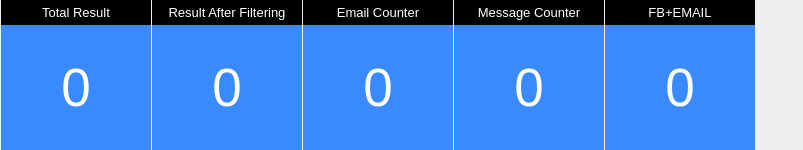
<?xml version="1.0" encoding="UTF-8"?>
<ui version="4.0">
 <class>StatsWidget</class>
 <widget class="QWidget" name="StatsWidget">
  <property name="geometry">
   <rect>
    <x>0</x>
    <y>0</y>
    <width>803</width>
    <height>150</height>
   </rect>
  </property>
  <property name="minimumSize">
   <size>
    <width>0</width>
    <height>150</height>
   </size>
  </property>
  <property name="maximumSize">
   <size>
    <width>16777215</width>
    <height>150</height>
   </size>
  </property>
  <property name="windowTitle">
   <string>Form</string>
  </property>
  <layout class="QVBoxLayout" name="verticalLayout_4">
   <property name="spacing">
    <number>0</number>
   </property>
   <property name="leftMargin">
    <number>0</number>
   </property>
   <property name="topMargin">
    <number>0</number>
   </property>
   <property name="rightMargin">
    <number>0</number>
   </property>
   <property name="bottomMargin">
    <number>0</number>
   </property>
   <item>
    <widget class="QScrollArea" name="scrollArea">
     <property name="minimumSize">
      <size>
       <width>0</width>
       <height>0</height>
      </size>
     </property>
     <property name="maximumSize">
      <size>
       <width>16777215</width>
       <height>150</height>
      </size>
     </property>
     <property name="frameShape">
      <enum>QFrame::NoFrame</enum>
     </property>
     <property name="frameShadow">
      <enum>QFrame::Plain</enum>
     </property>
     <property name="lineWidth">
      <number>0</number>
     </property>
     <property name="widgetResizable">
      <bool>true</bool>
     </property>
     <property name="alignment">
      <set>Qt::AlignLeading|Qt::AlignLeft|Qt::AlignVCenter</set>
     </property>
     <widget class="QWidget" name="scrollAreaWidgetContents">
      <property name="geometry">
       <rect>
        <x>0</x>
        <y>0</y>
        <width>760</width>
        <height>150</height>
       </rect>
      </property>
      <property name="minimumSize">
       <size>
        <width>760</width>
        <height>150</height>
       </size>
      </property>
      <property name="maximumSize">
       <size>
        <width>760</width>
        <height>150</height>
       </size>
      </property>
      <layout class="QGridLayout" name="gridLayout">
       <property name="leftMargin">
        <number>0</number>
       </property>
       <property name="topMargin">
        <number>0</number>
       </property>
       <property name="rightMargin">
        <number>0</number>
       </property>
       <property name="bottomMargin">
        <number>0</number>
       </property>
       <property name="spacing">
        <number>0</number>
       </property>
       <item row="0" column="2">
        <widget class="QWidget" name="widget_3" native="true">
         <property name="minimumSize">
          <size>
           <width>150</width>
           <height>150</height>
          </size>
         </property>
         <property name="maximumSize">
          <size>
           <width>150</width>
           <height>150</height>
          </size>
         </property>
         <layout class="QVBoxLayout" name="verticalLayout_3">
          <property name="spacing">
           <number>0</number>
          </property>
          <property name="leftMargin">
           <number>0</number>
          </property>
          <property name="topMargin">
           <number>0</number>
          </property>
          <property name="rightMargin">
           <number>0</number>
          </property>
          <property name="bottomMargin">
           <number>0</number>
          </property>
          <item>
           <widget class="QLabel" name="label_3">
            <property name="minimumSize">
             <size>
              <width>150</width>
              <height>25</height>
             </size>
            </property>
            <property name="maximumSize">
             <size>
              <width>150</width>
              <height>25</height>
             </size>
            </property>
            <property name="styleSheet">
             <string notr="true">QLabel{
    background-color: rgb(0, 0, 0);
    font: 10pt;
    color: rgb(255, 255, 255);
}</string>
            </property>
            <property name="text">
             <string>Result After Filtering</string>
            </property>
            <property name="alignment">
             <set>Qt::AlignCenter</set>
            </property>
           </widget>
          </item>
          <item>
           <widget class="QLabel" name="totalResultAfterFilter">
            <property name="minimumSize">
             <size>
              <width>150</width>
              <height>125</height>
             </size>
            </property>
            <property name="maximumSize">
             <size>
              <width>150</width>
              <height>125</height>
             </size>
            </property>
            <property name="toolTip">
             <string>Total result after filtering</string>
            </property>
            <property name="styleSheet">
             <string notr="true">QLabel{
    background-color: rgb(58, 138, 255);
    font: 40pt;
    color: rgb(255, 255, 255);
}</string>
            </property>
            <property name="text">
             <string>0</string>
            </property>
            <property name="alignment">
             <set>Qt::AlignCenter</set>
            </property>
           </widget>
          </item>
         </layout>
        </widget>
       </item>
       <item row="0" column="5">
        <widget class="QWidget" name="widget_2" native="true">
         <property name="minimumSize">
          <size>
           <width>150</width>
           <height>150</height>
          </size>
         </property>
         <property name="maximumSize">
          <size>
           <width>150</width>
           <height>150</height>
          </size>
         </property>
         <layout class="QVBoxLayout" name="verticalLayout">
          <property name="spacing">
           <number>0</number>
          </property>
          <property name="leftMargin">
           <number>0</number>
          </property>
          <property name="topMargin">
           <number>0</number>
          </property>
          <property name="rightMargin">
           <number>0</number>
          </property>
          <property name="bottomMargin">
           <number>0</number>
          </property>
          <item>
           <widget class="QLabel" name="label_2">
            <property name="minimumSize">
             <size>
              <width>150</width>
              <height>25</height>
             </size>
            </property>
            <property name="maximumSize">
             <size>
              <width>150</width>
              <height>25</height>
             </size>
            </property>
            <property name="styleSheet">
             <string notr="true">QLabel{
    background-color: rgb(0, 0, 0);
    font: 10pt;
    color: rgb(255, 255, 255);
}</string>
            </property>
            <property name="text">
             <string>FB+EMAIL</string>
            </property>
            <property name="alignment">
             <set>Qt::AlignCenter</set>
            </property>
           </widget>
          </item>
          <item>
           <widget class="QLabel" name="totalMessageSent">
            <property name="minimumSize">
             <size>
              <width>150</width>
              <height>125</height>
             </size>
            </property>
            <property name="maximumSize">
             <size>
              <width>150</width>
              <height>125</height>
             </size>
            </property>
            <property name="toolTip">
             <string>Total facebook message and email sent in last 24 Hours</string>
            </property>
            <property name="statusTip">
             <string/>
            </property>
            <property name="styleSheet">
             <string notr="true">QLabel{
    background-color: rgb(58, 138, 255);
    font: 40pt;
    color: rgb(255, 255, 255);
}</string>
            </property>
            <property name="text">
             <string>0</string>
            </property>
            <property name="alignment">
             <set>Qt::AlignCenter</set>
            </property>
           </widget>
          </item>
         </layout>
        </widget>
       </item>
       <item row="0" column="3">
        <widget class="QWidget" name="widget_4" native="true">
         <property name="minimumSize">
          <size>
           <width>150</width>
           <height>150</height>
          </size>
         </property>
         <property name="maximumSize">
          <size>
           <width>150</width>
           <height>150</height>
          </size>
         </property>
         <property name="toolTip">
          <string>Total email sent is last 24 Hour</string>
         </property>
         <layout class="QVBoxLayout" name="verticalLayout_5">
          <property name="spacing">
           <number>0</number>
          </property>
          <property name="leftMargin">
           <number>0</number>
          </property>
          <property name="topMargin">
           <number>0</number>
          </property>
          <property name="rightMargin">
           <number>0</number>
          </property>
          <property name="bottomMargin">
           <number>0</number>
          </property>
          <item>
           <widget class="QLabel" name="label_4">
            <property name="minimumSize">
             <size>
              <width>150</width>
              <height>25</height>
             </size>
            </property>
            <property name="maximumSize">
             <size>
              <width>150</width>
              <height>25</height>
             </size>
            </property>
            <property name="styleSheet">
             <string notr="true">QLabel{
    background-color: rgb(0, 0, 0);
    font: 10pt;
    color: rgb(255, 255, 255);
}</string>
            </property>
            <property name="text">
             <string>Email Counter</string>
            </property>
            <property name="alignment">
             <set>Qt::AlignCenter</set>
            </property>
           </widget>
          </item>
          <item>
           <widget class="QLabel" name="emailSentToday">
            <property name="minimumSize">
             <size>
              <width>150</width>
              <height>125</height>
             </size>
            </property>
            <property name="maximumSize">
             <size>
              <width>150</width>
              <height>125</height>
             </size>
            </property>
            <property name="styleSheet">
             <string notr="true">QLabel{
    background-color: rgb(58, 138, 255);
    font: 40pt;
    color: rgb(255, 255, 255);
}</string>
            </property>
            <property name="text">
             <string>0</string>
            </property>
            <property name="alignment">
             <set>Qt::AlignCenter</set>
            </property>
           </widget>
          </item>
         </layout>
        </widget>
       </item>
       <item row="0" column="1">
        <widget class="QWidget" name="widget" native="true">
         <property name="minimumSize">
          <size>
           <width>150</width>
           <height>150</height>
          </size>
         </property>
         <property name="maximumSize">
          <size>
           <width>150</width>
           <height>150</height>
          </size>
         </property>
         <layout class="QVBoxLayout" name="verticalLayout_2">
          <property name="spacing">
           <number>0</number>
          </property>
          <property name="leftMargin">
           <number>0</number>
          </property>
          <property name="topMargin">
           <number>0</number>
          </property>
          <property name="rightMargin">
           <number>0</number>
          </property>
          <property name="bottomMargin">
           <number>0</number>
          </property>
          <item>
           <widget class="QLabel" name="label">
            <property name="minimumSize">
             <size>
              <width>150</width>
              <height>25</height>
             </size>
            </property>
            <property name="maximumSize">
             <size>
              <width>150</width>
              <height>25</height>
             </size>
            </property>
            <property name="styleSheet">
             <string notr="true">QLabel{
    background-color: rgb(0, 0, 0);
    font: 10pt;
    color: rgb(255, 255, 255);
}</string>
            </property>
            <property name="text">
             <string>Total Result</string>
            </property>
            <property name="alignment">
             <set>Qt::AlignCenter</set>
            </property>
           </widget>
          </item>
          <item>
           <widget class="QLabel" name="totalResultFound">
            <property name="minimumSize">
             <size>
              <width>150</width>
              <height>125</height>
             </size>
            </property>
            <property name="maximumSize">
             <size>
              <width>150</width>
              <height>125</height>
             </size>
            </property>
            <property name="toolTip">
             <string>Total result from search</string>
            </property>
            <property name="styleSheet">
             <string notr="true">QLabel{
    background-color: rgb(58, 138, 255);
    font: 40pt;
    color: rgb(255, 255, 255);
}</string>
            </property>
            <property name="text">
             <string>0</string>
            </property>
            <property name="alignment">
             <set>Qt::AlignCenter</set>
            </property>
           </widget>
          </item>
         </layout>
        </widget>
       </item>
       <item row="0" column="4">
        <widget class="QWidget" name="widget_5" native="true">
         <property name="minimumSize">
          <size>
           <width>150</width>
           <height>150</height>
          </size>
         </property>
         <property name="maximumSize">
          <size>
           <width>150</width>
           <height>150</height>
          </size>
         </property>
         <property name="toolTip">
          <string>Total facbook message sent in last 24 Hour</string>
         </property>
         <layout class="QVBoxLayout" name="verticalLayout_6">
          <property name="spacing">
           <number>0</number>
          </property>
          <property name="leftMargin">
           <number>0</number>
          </property>
          <property name="topMargin">
           <number>0</number>
          </property>
          <property name="rightMargin">
           <number>0</number>
          </property>
          <property name="bottomMargin">
           <number>0</number>
          </property>
          <item>
           <widget class="QLabel" name="label_5">
            <property name="minimumSize">
             <size>
              <width>150</width>
              <height>25</height>
             </size>
            </property>
            <property name="maximumSize">
             <size>
              <width>150</width>
              <height>25</height>
             </size>
            </property>
            <property name="styleSheet">
             <string notr="true">QLabel{
    background-color: rgb(0, 0, 0);
    font: 10pt;
    color: rgb(255, 255, 255);
}</string>
            </property>
            <property name="text">
             <string>Message Counter</string>
            </property>
            <property name="alignment">
             <set>Qt::AlignCenter</set>
            </property>
           </widget>
          </item>
          <item>
           <widget class="QLabel" name="facebookMessageSentToday">
            <property name="styleSheet">
             <string notr="true">QLabel{
    background-color: rgb(58, 138, 255);
    font: 40pt;
    color: rgb(255, 255, 255);
}</string>
            </property>
            <property name="text">
             <string>0</string>
            </property>
            <property name="alignment">
             <set>Qt::AlignCenter</set>
            </property>
           </widget>
          </item>
         </layout>
        </widget>
       </item>
      </layout>
     </widget>
    </widget>
   </item>
  </layout>
 </widget>
 <resources/>
 <connections/>
</ui>
